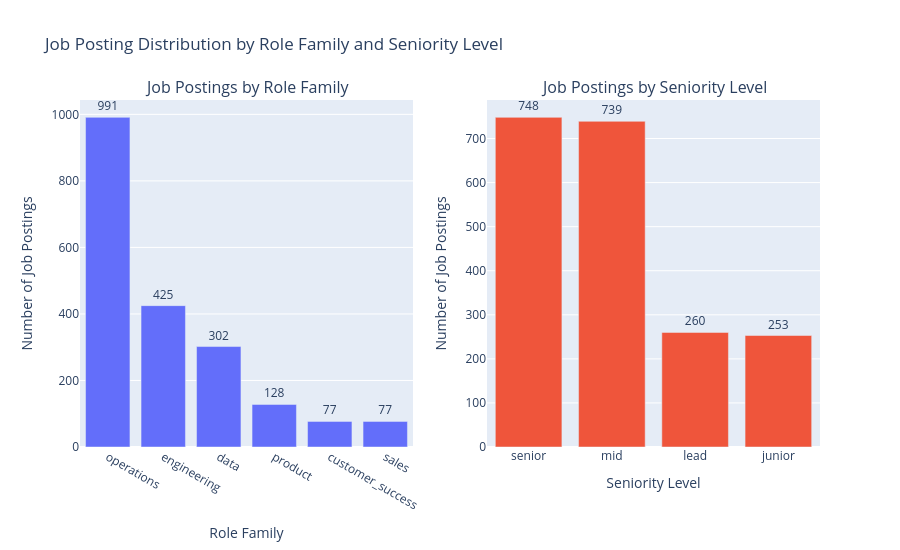

Notebook code for this chart:
### Code cell
# Reset the indexes to convert categories into columns
role_chart = role_counts.reset_index()
level_chart = level_counts.reset_index()

# Create two charts side by side
fig = make_subplots(
    rows=1,
    cols=2,
    subplot_titles=("Job Postings by Role Family", "Job Postings by Seniority Level")
)

# Add the Role Family bar chart
fig.add_trace(
    go.Bar(
        x=role_chart["role_family"],
        y=role_chart["count"],
        text=role_chart["count"],
        textposition="outside",
        name="Role Family"
    ),
    row=1, col=1
)

# Add the Seniority Level bar chart
fig.add_trace(
    go.Bar(
        x=level_chart["level"],
        y=level_chart["count"],
        text=level_chart["count"],
        textposition="outside",
        name="Seniority Level"
    ),
    row=1, col=2
)

# Update chart titles and layout
fig.update_layout(
    title_text="Job Posting Distribution by Role Family and Seniority Level",
    height=550,
    showlegend=False
)

# Label the axes
fig.update_xaxes(title_text="Role Family", row=1, col=1)
fig.update_xaxes(title_text="Seniority Level", row=1, col=2)
fig.update_yaxes(title_text="Number of Job Postings", row=1, col=1)
fig.update_yaxes(title_text="Number of Job Postings", row=1, col=2)

# Display the charts
fig.show()

### Figure 1 — Plotly figure (JSON) as saved in the notebook; plotly's stock layout.template omitted (floating-point values rounded to 4 significant figures)
{"data": [{"name": "Role Family", "text": [991, 425, 302, 128, 77, 77], "textposition": "outside", "type": "bar", "x": ["operations", "engineering", "data", "product", "customer_success", "sales"], "xaxis": "x", "y": [991, 425, 302, 128, 77, 77], "yaxis": "y"}, {"name": "Seniority Level", "text": [748, 739, 260, 253], "textposition": "outside", "type": "bar", "x": ["senior", "mid", "lead", "junior"], "xaxis": "x2", "y": [748, 739, 260, 253], "yaxis": "y2"}], "layout": {"annotations": [{"font": {"size": 16}, "showarrow": false, "text": "Job Postings by Role Family", "x": 0.225, "xanchor": "center", "xref": "paper", "y": 1, "yanchor": "bottom", "yref": "paper"}, {"font": {"size": 16}, "showarrow": false, "text": "Job Postings by Seniority Level", "x": 0.775, "xanchor": "center", "xref": "paper", "y": 1, "yanchor": "bottom", "yref": "paper"}], "height": 550, "showlegend": false, "title": {"text": "Job Posting Distribution by Role Family and Seniority Level"}, "xaxis": {"anchor": "y", "domain": [0, 0.45], "title": {"text": "Role Family"}}, "xaxis2": {"anchor": "y2", "domain": [0.55, 1], "title": {"text": "Seniority Level"}}, "yaxis": {"anchor": "x", "domain": [0, 1], "title": {"text": "Number of Job Postings"}}, "yaxis2": {"anchor": "x2", "domain": [0, 1], "title": {"text": "Number of Job Postings"}}}}
